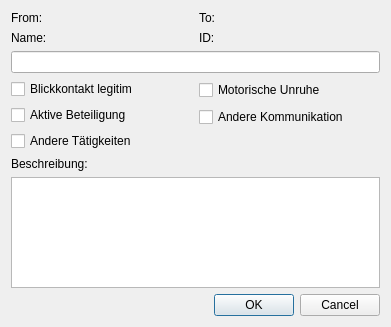
<?xml version="1.0" encoding="UTF-8"?>
<ui version="4.0">
 <class>BehaviorDialog</class>
 <widget class="QDialog" name="BehaviorDialog">
  <property name="geometry">
   <rect>
    <x>0</x>
    <y>0</y>
    <width>391</width>
    <height>327</height>
   </rect>
  </property>
  <property name="windowTitle">
   <string>Dialog</string>
  </property>
  <layout class="QVBoxLayout" name="verticalLayout_5">
   <item>
    <layout class="QVBoxLayout" name="verticalLayout">
     <item>
      <layout class="QHBoxLayout" name="horizontalLayout">
       <item>
        <widget class="QLabel" name="label_Frame_Start">
         <property name="text">
          <string>From:</string>
         </property>
        </widget>
       </item>
       <item>
        <widget class="QLabel" name="label_Fram_Ende">
         <property name="text">
          <string>To:</string>
         </property>
        </widget>
       </item>
      </layout>
     </item>
     <item>
      <layout class="QHBoxLayout" name="horizontalLayout_3">
       <item>
        <widget class="QLabel" name="label_Name">
         <property name="text">
          <string>Name:</string>
         </property>
        </widget>
       </item>
       <item>
        <widget class="QLabel" name="label_ID">
         <property name="text">
          <string>ID:</string>
         </property>
        </widget>
       </item>
      </layout>
     </item>
    </layout>
   </item>
   <item>
    <widget class="QLineEdit" name="lineEditName"/>
   </item>
   <item>
    <layout class="QHBoxLayout" name="horizontalLayout_2">
     <property name="sizeConstraint">
      <enum>QLayout::SetMinimumSize</enum>
     </property>
     <item>
      <layout class="QVBoxLayout" name="verticalLayout_3">
       <property name="sizeConstraint">
        <enum>QLayout::SetMinimumSize</enum>
       </property>
       <item>
        <widget class="QCheckBox" name="checkBoxEye">
         <property name="text">
          <string>Blickkontakt legitim</string>
         </property>
        </widget>
       </item>
       <item>
        <widget class="QCheckBox" name="checkBoxActiv">
         <property name="text">
          <string>Aktive Beteiligung</string>
         </property>
        </widget>
       </item>
       <item>
        <widget class="QCheckBox" name="checkBoxOther">
         <property name="text">
          <string>Andere Tätigkeiten</string>
         </property>
        </widget>
       </item>
      </layout>
     </item>
     <item>
      <layout class="QVBoxLayout" name="verticalLayout_4">
       <property name="sizeConstraint">
        <enum>QLayout::SetMinimumSize</enum>
       </property>
       <item>
        <widget class="QCheckBox" name="checkBoxRestless">
         <property name="text">
          <string>Motorische Unruhe</string>
         </property>
        </widget>
       </item>
       <item>
        <widget class="QCheckBox" name="checkBoxComm">
         <property name="text">
          <string>Andere Kommunikation</string>
         </property>
        </widget>
       </item>
       <item>
        <spacer name="verticalSpacer">
         <property name="orientation">
          <enum>Qt::Vertical</enum>
         </property>
         <property name="sizeType">
          <enum>QSizePolicy::Fixed</enum>
         </property>
         <property name="sizeHint" stdset="0">
          <size>
           <width>20</width>
           <height>22</height>
          </size>
         </property>
        </spacer>
       </item>
      </layout>
     </item>
    </layout>
   </item>
   <item>
    <layout class="QVBoxLayout" name="verticalLayout_2">
     <property name="sizeConstraint">
      <enum>QLayout::SetMinimumSize</enum>
     </property>
     <item>
      <widget class="QLabel" name="label_Beschreibung">
       <property name="text">
        <string>Beschreibung:</string>
       </property>
      </widget>
     </item>
     <item>
      <widget class="QTextEdit" name="textEdit">
       <property name="enabled">
        <bool>true</bool>
       </property>
       <property name="tabStopWidth">
        <number>50</number>
       </property>
      </widget>
     </item>
    </layout>
   </item>
   <item>
    <widget class="QDialogButtonBox" name="buttonBox">
     <property name="orientation">
      <enum>Qt::Horizontal</enum>
     </property>
     <property name="standardButtons">
      <set>QDialogButtonBox::Cancel|QDialogButtonBox::Ok</set>
     </property>
    </widget>
   </item>
  </layout>
  <zorder>buttonBox</zorder>
  <zorder>label_Fram_Ende</zorder>
  <zorder>label_Fram_Ende</zorder>
  <zorder>label_Fram_Ende</zorder>
 </widget>
 <resources/>
 <connections>
  <connection>
   <sender>buttonBox</sender>
   <signal>accepted()</signal>
   <receiver>BehaviorDialog</receiver>
   <slot>accept()</slot>
   <hints>
    <hint type="sourcelabel">
     <x>248</x>
     <y>254</y>
    </hint>
    <hint type="destinationlabel">
     <x>157</x>
     <y>274</y>
    </hint>
   </hints>
  </connection>
  <connection>
   <sender>buttonBox</sender>
   <signal>rejected()</signal>
   <receiver>BehaviorDialog</receiver>
   <slot>reject()</slot>
   <hints>
    <hint type="sourcelabel">
     <x>316</x>
     <y>260</y>
    </hint>
    <hint type="destinationlabel">
     <x>286</x>
     <y>274</y>
    </hint>
   </hints>
  </connection>
 </connections>
</ui>
